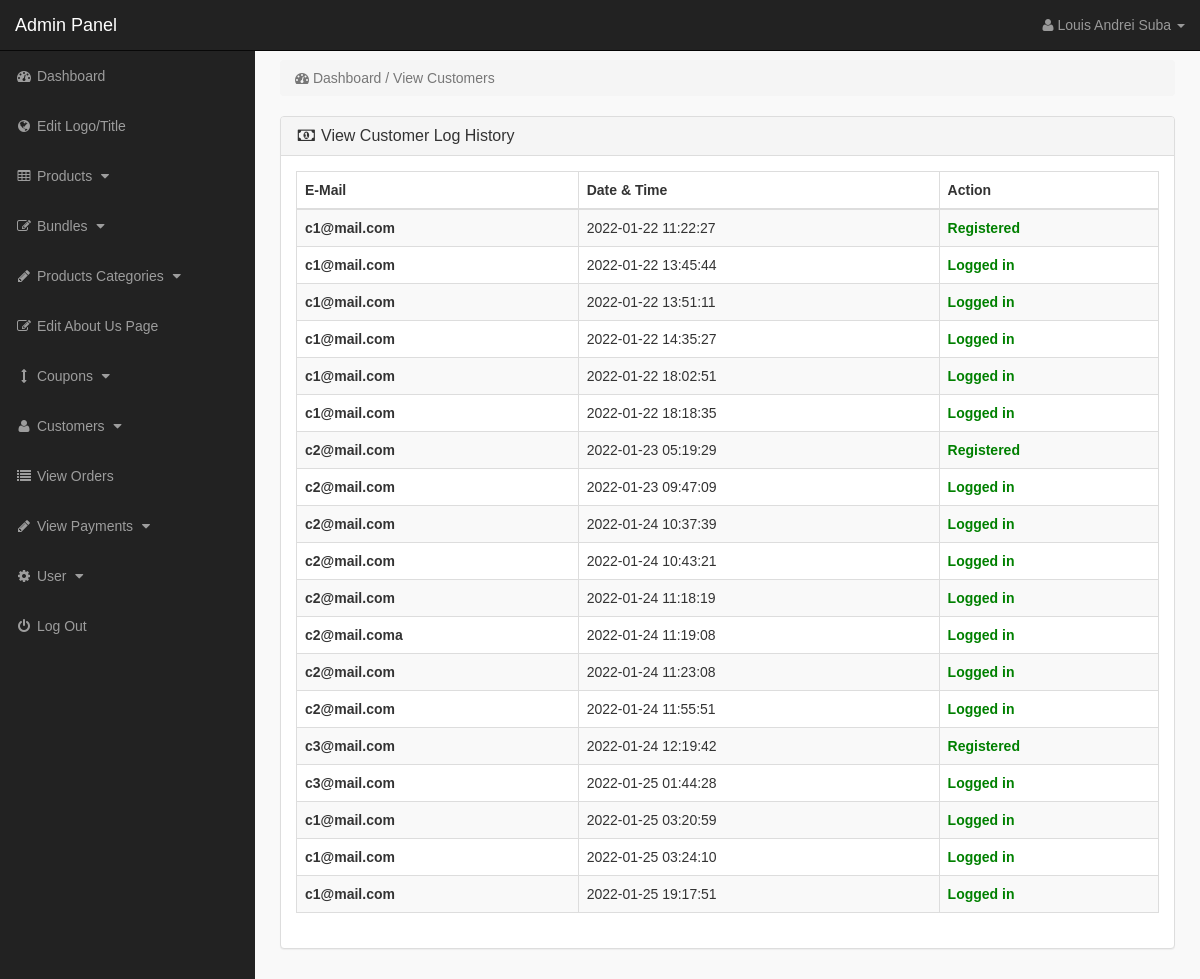
Screenshot of /admin_area/index.php?customer_history (signed in) with the database file from the repository.
### tables this page shows
CREATE TABLE `customer_log_history` (
  `log_id` int(11) NOT NULL,
  `cid` int(10) NOT NULL,
  `c_email` varchar(255) NOT NULL,
  `log_time` timestamp NOT NULL DEFAULT current_timestamp(),
  `activity` varchar(255) NOT NULL
);

### admin_area/customer_history.php (the view, shortened to what this page needs)
<?php
if (!isset($_SESSION['admin_email'])) {
    echo "<script>window.open('login.php','_self')</script>";
} else {
    ?>
<div class="row">
<div class="col-lg-12" >
<ol class="breadcrumb" >
<li class="active" >
<i class="fa fa-dashboard"></i> Dashboard / View Customers
</li>
</ol>
</div>
</div>
<div class="row" >
<div class="col-lg-12" >
<div class="panel panel-default" >
<div class="panel-heading" >
<h3 class="panel-title" >
<i class="fa fa-money fa-fw" ></i> View Customer Log History
</h3>
</div>
<div class="panel-body" >
<div class="table-responsive" >
<table class="table table-bordered table-hover table-striped" >
<thead>
<tr>
<th>E-Mail</th>
<th>Date & Time</th>
<th>Action</th>
</tr>
</thead>
<tbody>
<?php
    $get_logs = "select * from customer_log_history";
    $run_logs = mysqli_query($con, $get_logs);
    while ($row_logs = mysqli_fetch_array($run_logs)) {
        $c_email = $row_logs['c_email'];
        $log_date = $row_logs['log_time'];
        $c_action = $row_logs['activity'];
    ?>
<tr>
<th><?php echo $c_email ?></th>
<td><?php echo $log_date ?></td>
<?php if ($c_action == 'Deactivated') {
            echo "<td><b style='color:red;'>$c_action</b></td>";
        } else {
            echo "<td><b style='color:green;'>$c_action</b></td>";
        }
?>
</tr>
<?php }?>
</tbody>
</table>
</div>
</div>
</div>
</div>
</div>
<?php }?>

### admin_area/includes/sidebar.php (shortened to what this page needs)
<?php
if (!isset($_SESSION['admin_email'])) {
    echo "<script>window.open('login.php','_self')</script>";
} else {
    $admin_level = $_SESSION['admin_level'];
    if ($admin_level == 2) {
        $hideme = 'display:none;';
    } else {
        $hideme = '';
    }
    ?>
<nav class="navbar navbar-inverse navbar-fixed-top" >
<div class="navbar-header" >
<a class="navbar-brand" href="index.php?dashboard" >Admin Panel</a>
</div>
<ul class="nav navbar-right top-nav" >
<li class="dropdown" >
<a href="#" class="dropdown-toggle" data-toggle="dropdown" >
<i class="fa fa-user" ></i>
<?php echo $admin_name; ?> <b class="caret" ></b>
</a>
</li>
</ul>
<div class="collapse navbar-collapse navbar-ex1-collapse">
<ul class="nav navbar-nav side-nav">
<li>
<a href="index.php?dashboard">
<i class="fa fa-fw fa-dashboard"></i> Dashboard
</a>
</li>
<li>
<a style="<?php echo $hideme; ?>" href="index.php?edit_logo_title">
<i class="fa fa-fw fa-globe"></i> Edit Logo/Title
</a>
</li>
<li>
<a href="#" data-toggle="collapse" data-target="#products">
<i class="fa fa-fw fa-table"></i> Products
<i class="fa fa-fw fa-caret-down"></i>
</a>
</li>
<li>
<a href="#" data-toggle="collapse" data-target="#bundles">
<i class="fa fa-fw fa-edit"></i> Bundles
<i class="fa fa-fw fa-caret-down"></i>
</a>
</li>
<li>
<a href="#" data-toggle="collapse" data-target="#p_cat">
<i class="fa fa-fw fa-pencil"></i> Products Categories
<i class="fa fa-fw fa-caret-down"></i>
</a>
</li>
<li style="<?php echo $hideme; ?>">
<a href="index.php?edit_about_us">
<i class="fa fa-fw fa-edit"></i> Edit About Us Page
</a>
</li>
<li style="<?php echo $hideme; ?>">
<a href="#" data-toggle="collapse" data-target="#coupons">
<i class="fa fa-fw fa-arrows-v"></i> Coupons
<i class="fa fa-fw fa-caret-down"></i>
</a>
</li>
<li style="<?php echo $hideme; ?>">
<a href="#" data-toggle="collapse" data-target="#customer">
<i class="fa fa-fw fa-user"></i> Customers
<i class="fa fa-fw fa-caret-down"></i>
</a>
</li>
<li>
<a href="index.php?view_orders">
<i class="fa fa-fw fa-list"></i> View Orders
</a>
</li>
<li>
<a href="#" data-toggle="collapse" data-target="#pay">
<i class="fa fa-fw fa-pencil"></i> View Payments
<i class="fa fa-fw fa-caret-down"></i>
</a>
</li>
<li>
<a href="#" data-toggle="collapse" data-target="#users">
<i class="fa fa-fw fa-gear"></i> User
<i class="fa fa-fw fa-caret-down"></i>
</a>
</li>
<li>
<a href="logout.php">
<i class="fa fa-fw fa-power-off"></i> Log Out
</a>
</li>
</ul>
</div>
</nav>
<?php }?>

### admin_area/css/style.css (style rules this page uses)
* { font-family: "Montserrat", sans-serif }
body { margin-top: 100px; font-family: "Montserrat"; }
@media (min-width: 768px) { body { margin-top: 50px; } }
.top-nav { padding: 0 15px; }
.top-nav>li { display: inline-block; float: left; }
.top-nav>li>a { padding-top: 15px; padding-bottom: 15px; line-height: 20px; color: #999; }
@media (min-width: 768px) { .side-nav { position: fixed; top: 51px; width: 255px; border-radius: 0; overflow-y: auto; background-color: #222; bottom: 0; overflow-x: hidden; padding-bottom: 40px; } }
@media (min-width: 768px) { .side-nav>li>a { width: 255px; } }
.panel-body { border-radius: 5px; }

### rows the page displays
customer_log_history: c_email "c1@mail.com", log_time "2022-01-22 11:22:27", activity "Registered"
customer_log_history: c_email "c1@mail.com", log_time "2022-01-22 13:45:44", activity "Logged in"
customer_log_history: c_email "c1@mail.com", log_time "2022-01-22 13:51:11", activity "Logged in"
customer_log_history: c_email "c1@mail.com", log_time "2022-01-22 14:35:27", activity "Logged in"
customer_log_history: c_email "c1@mail.com", log_time "2022-01-22 18:02:51", activity "Logged in"
customer_log_history: c_email "c1@mail.com", log_time "2022-01-22 18:18:35", activity "Logged in"
customer_log_history: c_email "c2@mail.com", log_time "2022-01-23 05:19:29", activity "Registered"
customer_log_history: c_email "c2@mail.com", log_time "2022-01-23 09:47:09", activity "Logged in"
customer_log_history: c_email "c2@mail.com", log_time "2022-01-24 10:37:39", activity "Logged in"
customer_log_history: c_email "c2@mail.com", log_time "2022-01-24 10:43:21", activity "Logged in"
customer_log_history: c_email "c2@mail.com", log_time "2022-01-24 11:18:19", activity "Logged in"
customer_log_history: c_email "c2@mail.coma", log_time "2022-01-24 11:19:08", activity "Logged in"
customer_log_history: c_email "c2@mail.com", log_time "2022-01-24 11:23:08", activity "Logged in"
customer_log_history: c_email "c2@mail.com", log_time "2022-01-24 11:55:51", activity "Logged in"
customer_log_history: c_email "c3@mail.com", log_time "2022-01-24 12:19:42", activity "Registered"
customer_log_history: c_email "c3@mail.com", log_time "2022-01-25 01:44:28", activity "Logged in"
customer_log_history: c_email "c1@mail.com", log_time "2022-01-25 03:20:59", activity "Logged in"
customer_log_history: c_email "c1@mail.com", log_time "2022-01-25 03:24:10", activity "Logged in"
customer_log_history: c_email "c1@mail.com", log_time "2022-01-25 19:17:51", activity "Logged in"

### other values shown
$admin_name "Louis Andrei Suba"
